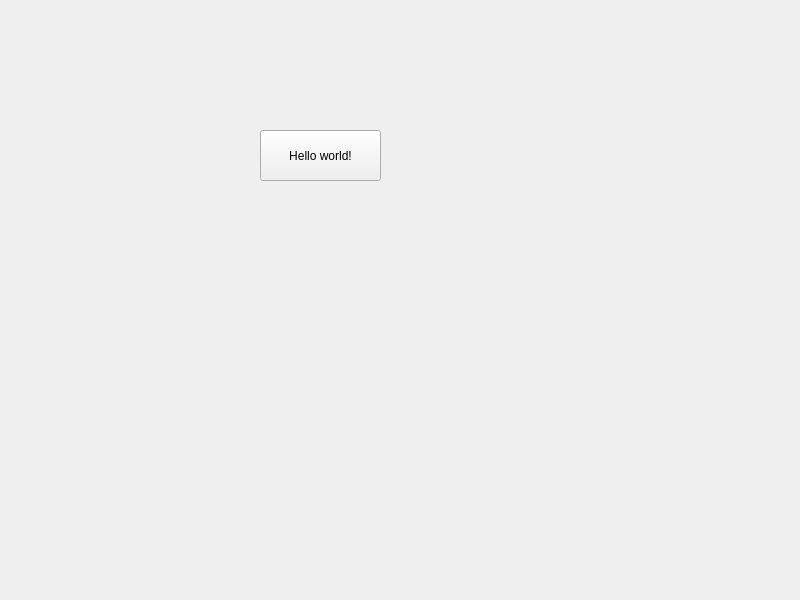
<?xml version="1.0" encoding="UTF-8"?>
<ui version="4.0">
 <class>Widget</class>
 <widget class="QWidget" name="Widget">
  <property name="geometry">
   <rect>
    <x>0</x>
    <y>0</y>
    <width>800</width>
    <height>600</height>
   </rect>
  </property>
  <property name="windowTitle">
   <string>Widget</string>
  </property>
  <widget class="QPushButton" name="pushButton">
   <property name="geometry">
    <rect>
     <x>260</x>
     <y>130</y>
     <width>121</width>
     <height>51</height>
    </rect>
   </property>
   <property name="text">
    <string>Hello world!</string>
   </property>
  </widget>
 </widget>
 <resources/>
 <connections/>
</ui>
